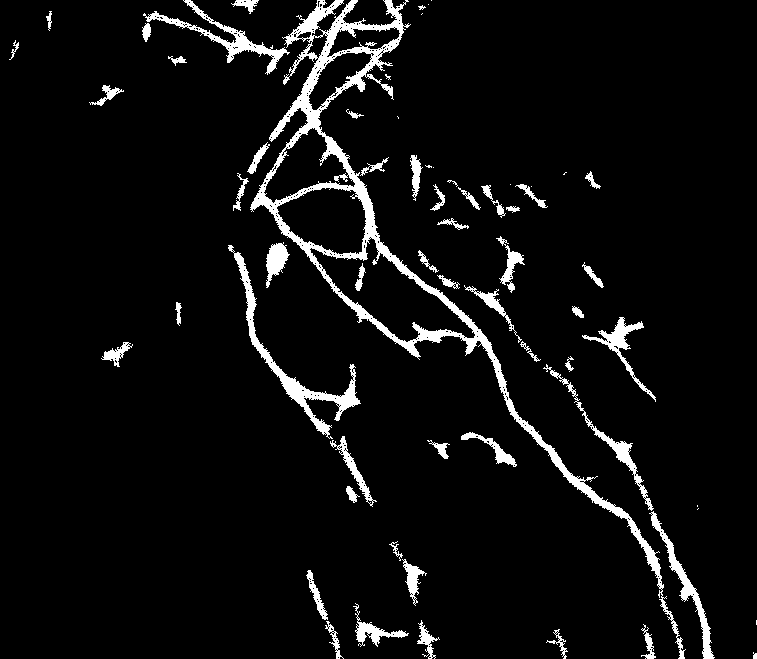
#> input picture final_dapp/nowalls.png, 757 x 659 px, found by its file name
$ python step5-length_calculation.py
#> lines starting #> are read from the running program, lines starting #| are printed output that depends on the picture; after the words box and inside, x2 and y2 are one past the last pixel; in counts of white or black regions, pixels touching at a corner belong together
import numpy as np
from skimage.io import imread, imsave
from skimage.morphology import skeletonize
import matplotlib.pyplot as plt


img = imread("nowalls.png", as_gray=True)
#> img: shape (659, 757); 5.6% white; 64 white regions (13 under 20 px), largest, box (x1, y1, x2, y2) and area: (250, 0, 686, 659) 12706, (228, 245, 361, 439) 2437, (143, 0, 290, 75) 1518
binary_mask = img > 0.5


skeleton = skeletonize(binary_mask) #skeletonise to 1 pixel wide
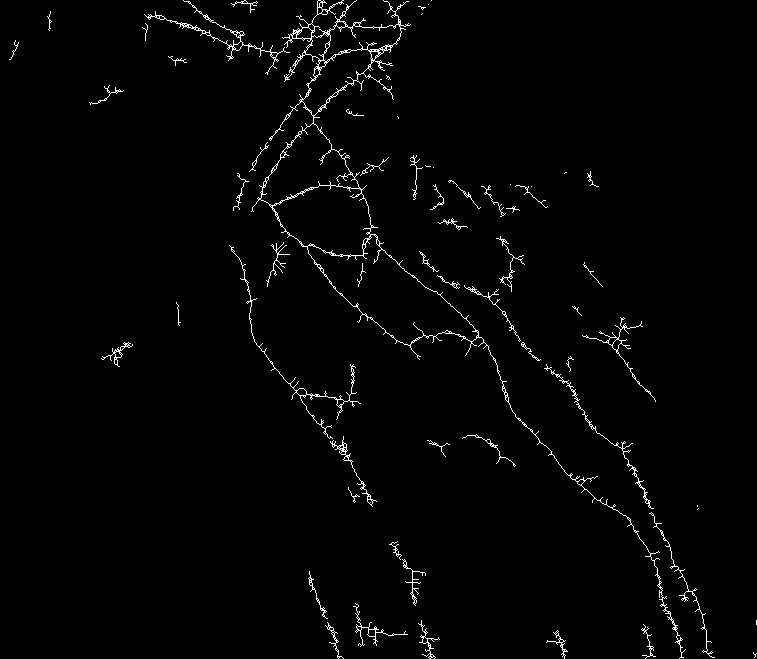
#> skeleton: shape (659, 757) bool; 1.7% white in thin lines or dots


imsave("skeletal.png", (skeleton * 255).astype(np.uint8))


skeleton_length_pixels = np.sum(skeleton) #measure length
#> skeleton_length_pixels = 8292


PIXEL_SIZE_MICRONS = 0.588  #constant for 20x images
absolute_length_microns = skeleton_length_pixels * PIXEL_SIZE_MICRONS
#> absolute_length_microns = 4875.7


height, width = skeleton.shape #relative length
#> height = 659; width = 757
image_diagonal_pixels = np.sqrt(height**2 + width**2)
#> image_diagonal_pixels = 1003.7
relative_length_percent_diagonal = skeleton_length_pixels / image_diagonal_pixels * 100
#> relative_length_percent_diagonal = 826.2

#output
print("=== Hyphal Length Analysis ===")
print(f"Skeleton pixels (raw length): {skeleton_length_pixels}")
#| Skeleton pixels (raw length): 8292
print(f"Absolute length: {absolute_length_microns:.2f} µm (using {PIXEL_SIZE_MICRONS} µm/pixel)")
#| Absolute length: 4875.70 µm (using 0.588 µm/pixel)
print(f"Relative length: {relative_length_percent_diagonal:.2f}% of image diagonal")
#| Relative length: 826.18% of image diagonal
